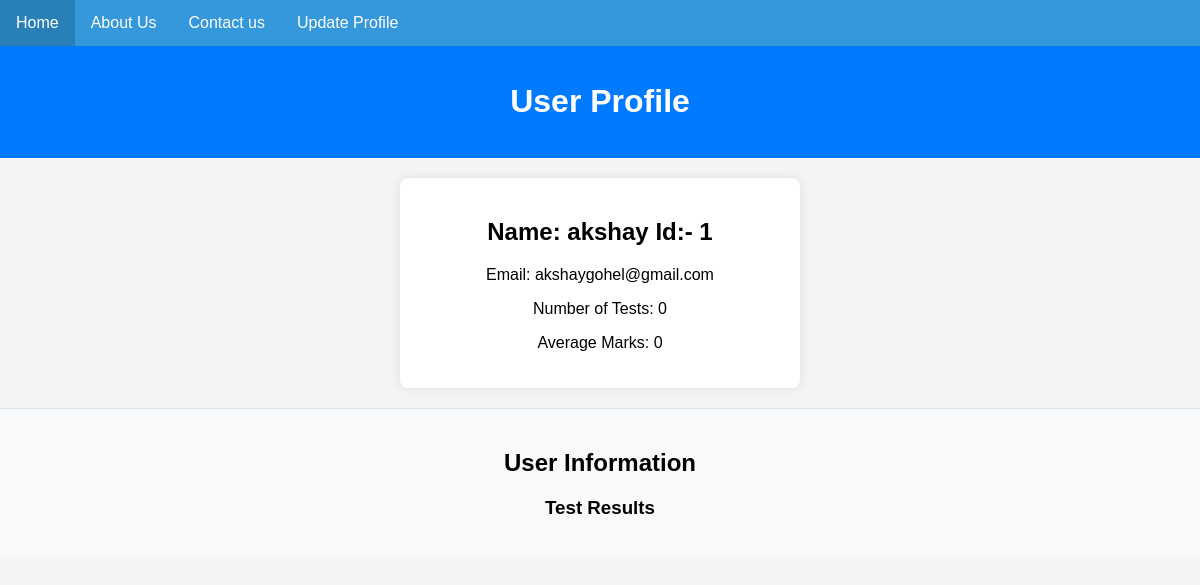
/profile/ (signed in), run on an earlier commit of the app's database.
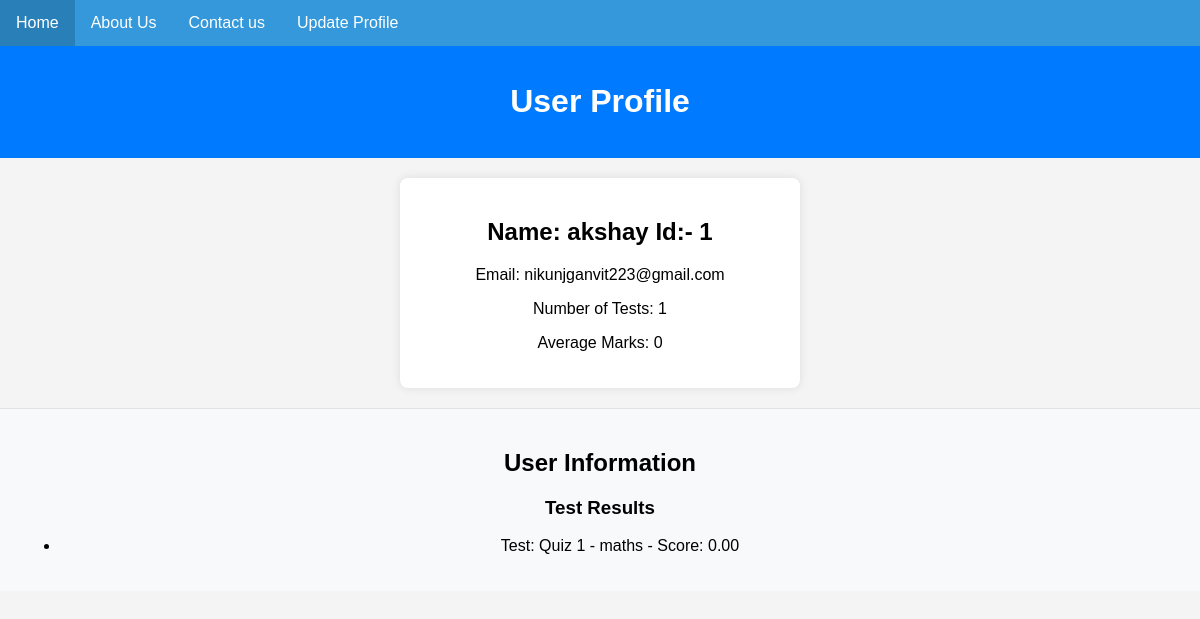
And on a later commit of the database.
### authentication/models.py (models this page shows)
class User(AbstractUser):
    USERTYPE_CHOICES = [
        ('s', 'Student'),
        ('t', 'Teacher'),
        ('p', 'Parent'),
    ]
    usertype = models.CharField(max_length=1, choices=USERTYPE_CHOICES)

### quiz_system/models.py (models this page shows, shortened)
class Result(models.Model):
    result_id = models.AutoField(primary_key=True)
    user = models.ForeignKey(User, on_delete=models.CASCADE)
    quiz = models.ForeignKey(Quiz, on_delete=models.CASCADE)
    score = models.DecimalField(max_digits=5, decimal_places=2)

class Quiz(models.Model):
    quiz_id = models.AutoField(primary_key=True)
    subject = models.ForeignKey('academic_info.Subject', on_delete=models.CASCADE)
    number_of_questions = models.PositiveIntegerField()
    def __str__(self):
        return f"Quiz {self.quiz_id} - {self.subject}"

### academic_info/models.py (models this page shows)
class Subject(models.Model):
    subject_id = models.AutoField(primary_key=True)
    subject_name = models.CharField(max_length=100)
    subject_duration = models.IntegerField()  # Duration in semesters
    def __str__(self):
        return self.subject_name

### authentication/views.py (the view)
# urls.py: path('profile/', profile_view, name='profile'),
def profile_view(request):
    user = request.user
    test_results = Result.objects.filter(user=user)
    average_marks = test_results.aggregate(Avg('score'))['score__avg'] or 0
    quiz_data = {}
    for result in test_results:
        quiz = result.quiz
        quiz_key = str(quiz.quiz_id) # Use the quiz ID as the key
        if quiz_key not in quiz_data:
            quiz_data[quiz_key] = {'scores': [], 'labels': []}
        quiz_data[quiz_key]['scores'].append(result.score)
        quiz_data[quiz_key]['labels'].append(quiz.subject.subject_name)  # Assuming you have a 'name' attribute in your Subject model
    quiz_data_json = json.dumps(quiz_data, cls=DjangoJSONEncoder)
    context = {
        'user': user,
        'test_results': test_results,
        'average_marks': average_marks,
        'quiz_data': quiz_data_json
    }
    return render(request, 'profile.html', context)

### authentication/templates/profile.html (shortened to what this page needs)
<!DOCTYPE html>
<html lang="en">
<head>
</head>
<body>
    <nav class="navbar">
      <a href="{% url 'home' %}">Home</a>
      <a href="{% url "about_us" %}">About Us</a>
      <a href='https://forms.gle/YeQaZqCZTBDD64yS6' target="_blank">Contact us</a>
      <a href="{% url 'user_info_form' %}">Update Profile</a>
  </nav>
    <header>
        <h1>User Profile</h1>
    </header>
    <div class="card">
        <div class="user-details">
            <h2>Name: {{ user.username }} {% if user.usertype != "p" %}   Id:- {{user.id}} {% endif %} </h2>
            <p>Email: {{ user.email }}</p>
            {% if user.usertype != "p" %}
            <p>Number of Tests: {{ test_results.count }}</p>
            <p>Average Marks: {{ average_marks }}</p>
            {% endif %}
        </div>
    </div>
    {% if user.usertype != "p" %}
    <div class="user-info">
        <h2>User Information</h2>
        <div>
            <h3>Test Results</h3>
            <ul>
                {% for result in test_results %}
                    <li>Test: {{ result.quiz }} - Score: {{ result.score }}</li>
                {% endfor %}
            </ul>
        </div>
    </div>
    {% endif %}
</body>
</html>

What changed in the data, as far as the page shows it:
changed User "akshay": email "akshaygohel@gmail.com" → "nikunjganvit223@gmail.com"
added Result: quiz "Quiz 1 - maths", score "0.00"
Also different on the page:
{{ test_results.count }}: "0" → "1"
